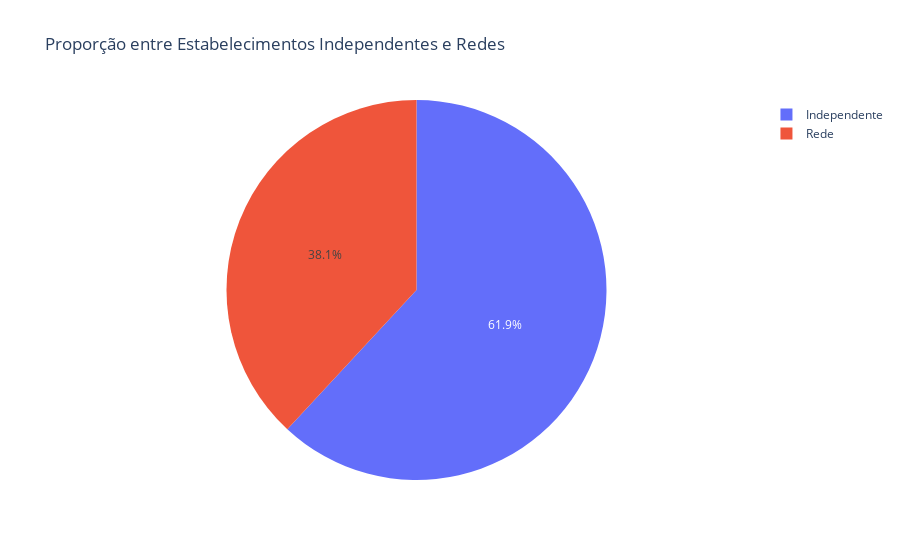

This figure's notebook cell:
### Code cell
fig = go.Figure(data=[go.Pie(labels=chain_labels, values=proportion)])
fig.update_layout(title='Proporção entre Estabelecimentos Independentes e Redes')
fig.show()

### Figure 1 — Plotly figure (JSON) as saved in the notebook; plotly's stock layout.template omitted (floating-point values rounded to 4 significant figures)
{"data": [{"labels": ["Independente", "Rede"], "type": "pie", "values": [0.619, 0.381]}], "layout": {"title": {"text": "Proporção entre Estabelecimentos Independentes e Redes"}}}
